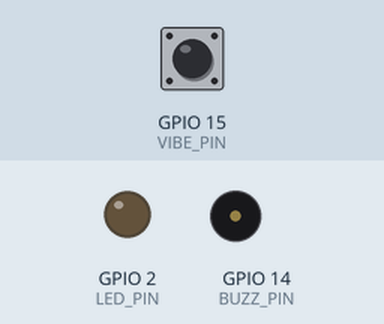
Simulated run of this sketch. Board: ESP32. Parts: output pins drawn as LEDs (lit = HIGH), buzzer (waves = sounding). The test bench sets the inputs (shaded band); at power-on: GPIO 15 (VIBE_PIN) HIGH. What the sketch prints to the serial monitor is not drawn.

Above: at 2.0 s.
2.1 s: GPIO 15 (VIBE_PIN) pulled LOW for 0.15 s
At 2.7 s:
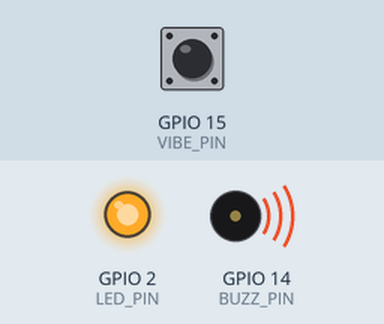
At 4.9 s:
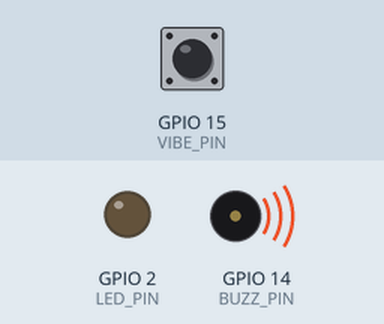
5.2 s: GPIO 15 (VIBE_PIN) pulled LOW for 1 s
Timing chart, 0 to 14.2 s (numbered marks = the images above; inputs shaded):
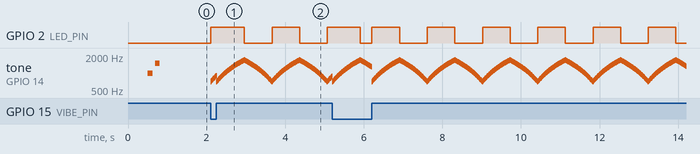

The sketch:

VIBRATION_BUZZER_TEST.ino
```cpp
// ═══════════════════════════════════════════════════════════════════════════
// VIBRATION SENSOR + POLICE SIREN TEST
// ═══════════════════════════════════════════════════════════════════════════
// Plays a smooth police wail siren (700Hz→1700Hz→700Hz sweep) every time
// the SW-420 vibration sensor detects movement. Fully non-blocking.
// ═══════════════════════════════════════════════════════════════════════════

// ── Pins ───────────────────────────────────────────────────────────────────
const int VIBE_PIN = 15;   // SW-420 output
const int BUZZ_PIN = 14;   // Buzzer
const int LED_PIN  = 2;    // Status LED

// ── Vibration detection ────────────────────────────────────────────────────
const unsigned long DEBOUNCE_MS   = 30;    // Ignore bounces shorter than this
int  lastPinState                 = HIGH;  // INPUT_PULLUP baseline = HIGH
int  detectionCount               = 0;
unsigned long lastTriggerTime     = 0;

// ── Police wail siren (non-blocking) ──────────────────────────────────────
// Sweeps smoothly from SIREN_LOW to SIREN_HIGH and back.
// Each direction takes HALF_PERIOD_MS milliseconds.
// Siren runs for SIREN_DURATION_MS total, then stops.
// Every new vibration detection restarts the siren timer.

const int           SIREN_LOW       = 700;   // Hz — bottom of wail
const int           SIREN_HIGH      = 1700;  // Hz — top of wail
const unsigned long HALF_PERIOD_MS  = 700;   // ms per sweep direction (slow wail)
const unsigned long TICK_MS         = 10;    // Update every 10ms (100 steps/direction)
const unsigned long SIREN_DURATION  = 10000; // Total siren time per trigger (ms)

bool          sirenActive    = false;
unsigned long sirenStart     = 0;
unsigned long sirenLastTick  = 0;
unsigned long phaseStart     = 0;
bool          goingUp        = true;

// ── Helpers ────────────────────────────────────────────────────────────────
void startSiren() {
  sirenActive   = true;
  sirenStart    = millis();
  sirenLastTick = millis();
  phaseStart    = millis();
  goingUp       = true;
  tone(BUZZ_PIN, SIREN_LOW);
  digitalWrite(LED_PIN, HIGH);
}

void stopSiren() {
  sirenActive = false;
  noTone(BUZZ_PIN);
  digitalWrite(LED_PIN, LOW);
}

void tickSiren() {
  if (!sirenActive) return;

  unsigned long now = millis();

  // Stop after SIREN_DURATION
  if (now - sirenStart >= SIREN_DURATION) {
    stopSiren();
    Serial.println("[SIREN] Stopped");
    return;
  }

  // Update frequency every TICK_MS
  if (now - sirenLastTick < TICK_MS) return;
  sirenLastTick = now;

  // How far through the current half-period (0.0 to 1.0)
  unsigned long elapsed = now - phaseStart;
  float t = (float)elapsed / (float)HALF_PERIOD_MS;
  if (t > 1.0f) t = 1.0f;

  // Linear interpolation between low and high
  int freq = goingUp
    ? (int)(SIREN_LOW  + t * (SIREN_HIGH - SIREN_LOW))
    : (int)(SIREN_HIGH - t * (SIREN_HIGH - SIREN_LOW));

  tone(BUZZ_PIN, freq);

  // Flash LED in sync with sweep direction
  digitalWrite(LED_PIN, goingUp ? HIGH : LOW);

  // Flip direction when half-period completes
  if (elapsed >= HALF_PERIOD_MS) {
    goingUp    = !goingUp;
    phaseStart = now;
  }
}

// ── Setup ──────────────────────────────────────────────────────────────────
void setup() {
  Serial.begin(115200);
  delay(500);

  pinMode(VIBE_PIN, INPUT_PULLUP);
  pinMode(BUZZ_PIN, OUTPUT);
  pinMode(LED_PIN,  OUTPUT);
  noTone(BUZZ_PIN);
  digitalWrite(LED_PIN, LOW);

  lastPinState = digitalRead(VIBE_PIN);

  Serial.println("\n=== VIBRATION + POLICE SIREN TEST ===");
  Serial.printf("Vibration: GPIO %d | Buzzer: GPIO %d\n", VIBE_PIN, BUZZ_PIN);
  Serial.printf("Siren: %dHz to %dHz, %lums sweep, %lus total\n",
                SIREN_LOW, SIREN_HIGH, HALF_PERIOD_MS, SIREN_DURATION / 1000);
  Serial.printf("Baseline: GPIO%d = %s\n\n",
                VIBE_PIN, lastPinState ? "HIGH (normal)" : "LOW (check wiring)");

  // Startup confirmation — two rising chirps
  tone(BUZZ_PIN, 1000, 120); delay(180);
  tone(BUZZ_PIN, 1500, 120); delay(180);
  noTone(BUZZ_PIN);
  Serial.println("Startup beep done. Shake the sensor to trigger siren.\n");
}

// ── Loop ───────────────────────────────────────────────────────────────────
void loop() {
  unsigned long now = millis();

  // ── 1. Tick the siren (runs every loop, no blocking) ─────────────────────
  tickSiren();

  // ── 2. Read vibration sensor ──────────────────────────────────────────────
  int currentState = digitalRead(VIBE_PIN);

  if (currentState != lastPinState) {
    unsigned long timeSinceLast = now - lastTriggerTime;

    if (timeSinceLast >= DEBOUNCE_MS) {
      detectionCount++;
      lastTriggerTime = now;

      Serial.printf("[VIBRATION #%d] GPIO%d: %s -> %s | Time: %lums\n",
                    detectionCount,
                    VIBE_PIN,
                    lastPinState ? "HIGH" : "LOW",
                    currentState ? "HIGH" : "LOW",
                    now);

      // Start (or restart) the police siren
      startSiren();
      Serial.printf("[SIREN] Started — will run for %lu seconds\n",
                    SIREN_DURATION / 1000);
    }

    lastPinState = currentState;
  }

  // ── 3. Periodic status print every 2 seconds ─────────────────────────────
  static unsigned long lastStatus = 0;
  if (now - lastStatus >= 2000) {
    lastStatus = now;
    Serial.printf("[STATUS] GPIO%d=%s | Detections=%d | Siren=%s\n",
                  VIBE_PIN,
                  currentState ? "HIGH" : "LOW",
                  detectionCount,
                  sirenActive ? "ON" : "off");
  }
}
```

Measured:
- after the input at 2.1 s, GPIO 2 (LED_PIN): goes HIGH 0.86 s, LOW 0.70 s, HIGH 0.70 s, LOW 0.70 s, then HIGH, starting at once; tone on GPIO 14 (BUZZ_PIN): plays 700 Hz for 0.01 s, 714 Hz for 0.01 s, 728 Hz for 0.01 s, 742 Hz for 0.01 s, 757 Hz for 0.01 s, 771 Hz for 0.01 s … (308 notes in this stretch), starting at once
